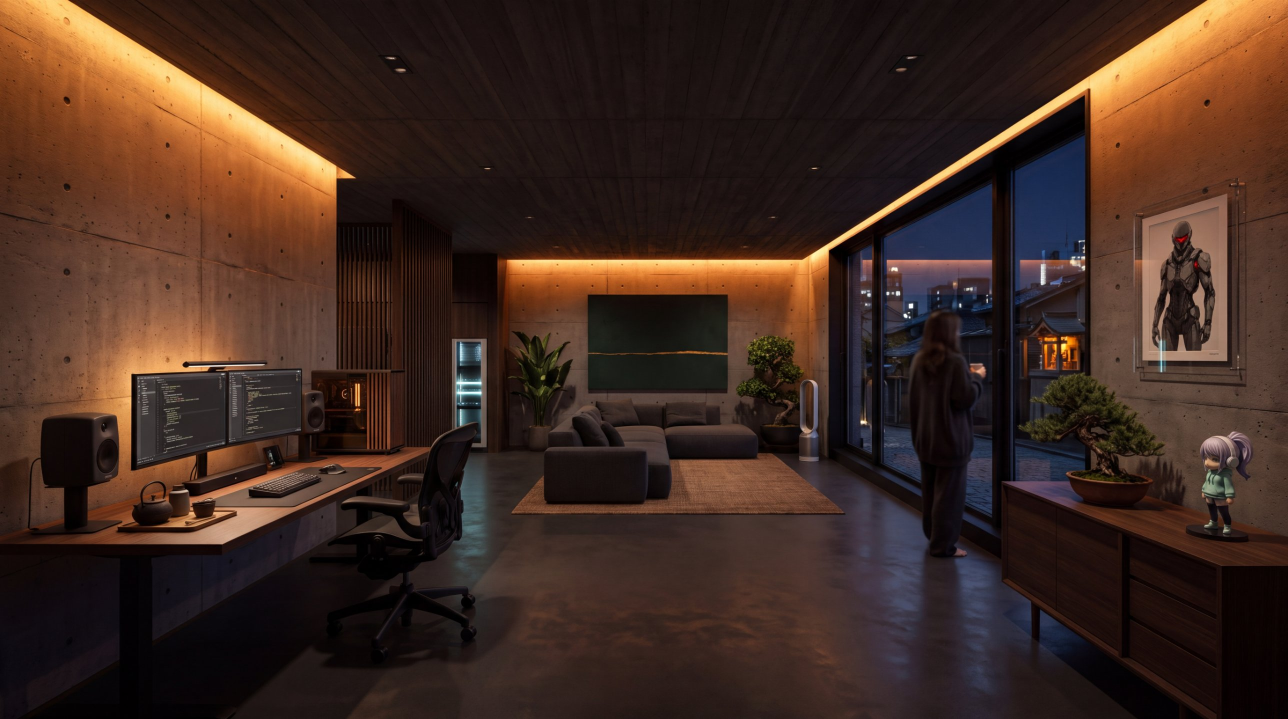
#> input picture assets/tokyo_megamix_kagurazaka.jpg, 2576 x 1438 px (shown at 1/2 size); its folder holds only this picture in this run
$ python -i images.py   (imports and definitions only)
#> lines starting #> are read from the running program, lines starting #| are printed output that depends on the picture; after the words box and inside, x2 and y2 are one past the last pixel; in counts of white or black regions, pixels touching at a corner belong together
#> further down, picture is the input picture: PIL image 2576x1438 RGB; mean R, G, B 64.1, 42.4, 33.1
"""Cover, Album-Art und Thumbnails: Bildmotiv über Nano Banana (Gemini Image), Typografie mit Pillow."""
import base64
import io
import math
import random
from pathlib import Path

import numpy as np
import requests
from PIL import Image, ImageDraw, ImageFilter, ImageFont

from . import config, costs

STYLE_SUFFIX = config.IMAGE_STYLE[config.DEFAULT_GENRE]   # Standard: heller, warmer Lounge-Look


def style_for(genre: str | None) -> str:
    """Bildstil je Genre (siehe config.IMAGE_STYLE)."""
    return config.IMAGE_STYLE.get(genre or "", STYLE_SUFFIX)


# [18 lines left out: function _find_inline_image, not called in this run]


# Alle Nano-Banana-Rohbilder dieses Laufs (ohne Schrift, ohne Farbkorrektur). upload_mix_package legt sie in Drive ab.
RAW_ART: list = []
RAW_DIR = Path(__file__).resolve().parent.parent / "build" / "raw_art"


# [14 lines left out: function _save_raw, not called in this run]


_ATEXIT_SET = False


# [56 lines left out: functions _flush_raw_to_drive, generate_art, not called in this run]


REMOVE_TEXT_PROMPT = ("Edit this image: remove ALL text, lettering, titles, script lettering and wordmarks (including any "
                      "'AIX WALKER' label) and reconstruct the background behind them naturally. Keep everything else "
                      "exactly identical: same scene, composition, objects, colors, light and photographic style. "
                      "No new text, no logos, no watermark.")


# [57 lines left out: functions remove_text, procedural_art, not called in this run]


def _font(path: Path, size: int, weight: str | None = None) -> ImageFont.FreeTypeFont:
    f = ImageFont.truetype(str(path), max(8, int(size)))
    want = weight or ("Bold" if "Manrope" in str(path) or "Cinzel" in str(path) else
                      "ExtraBold" if "Montserrat" in str(path) else None)
    if want:
        try:
            f.set_variation_by_name(want)
        except Exception:  # noqa: BLE001 – keine Variable Font
            pass
    return f


# [36 lines left out: functions _fit_text, _wrap, duration_label, not called in this run]


def _tracked_width(draw, text, font, track):
    return sum(draw.textlength(ch, font=font) for ch in text) + track * max(0, len(text) - 1)


# [163 lines left out: functions _draw_tracked, _fit_tracked, _soft_shadow, _shift, _title_lines, _title_block and 2 more, not called in this run]


def _smoothstep(x: np.ndarray, a: float, b: float) -> np.ndarray:
    t = np.clip((x - a) / (b - a), 0, 1)
    return t * t * (3 - 2 * t)


# [50 lines left out: functions orange_teal, trim_borders, not called in this run]


def color_grade(img: Image.Image, genre: str | None) -> Image.Image:
    """Farblook je Genre (config.COLOR_GRADE, Wert = Einstellungen für orange_teal); ohne Eintrag unverändert."""
    return orange_teal(trim_borders(img), **config.COLOR_GRADE[genre]) if genre in config.COLOR_GRADE else img


# [61 lines left out: functions master_art, _cover_crop, make_thumbnail, make_album_cover, make_track_cover, not called in this run]


def remove_track_label(img: Image.Image) -> Image.Image:
    """Ältere Track-Cover (bis 08.10.2026) tragen „TRACK 10“ fest oben rechts. In Zusammenschnitten (Samstags-/Monats-Mix)
    wird diese Nummer entfernt – keine Tracknummern im Komplettvideo (Rolf 08.10.2026). Retusche: die Schriftfläche wird
    aus der Umgebung aufgefüllt (OpenCV-Inpainting) und weich eingeblendet; ohne OpenCV starkes Verwischen."""
    img = img.convert("RGB").copy()
    w, h = img.size
#> w = 2576; h = 1438
    m = int(min(w, h) * 0.05)
#> m = 71
    d = ImageDraw.Draw(img)
    fd = _font(config.FONT_TITLE, h * 0.05, "Bold")
    tw = max(_tracked_width(d, f"TRACK {n}", fd, fd.size * 0.12) for n in ("00", "88", "99", "08", "10"))
#> tw = 410
    grow = int(max(10, h * 0.02))
#> grow = 28
    text_box = (int(max(0, w - m - tw - grow)), int(max(0, m - grow)), w, int(min(h, m + fd.size * 1.3 + grow)))
#> text_box = (2067, 43, 2576, 191)
    pad = int(max(14, h * 0.04))
#> pad = 57
    box = (max(0, text_box[0] - pad), 0, w, min(h, text_box[3] + pad))
#> box = (2010, 0, 2576, 248)
    region = img.crop(box)
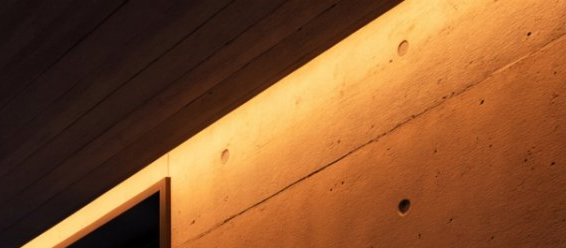
#> region: PIL image 566x248 RGB; mean R, G, B 135.4, 83.4, 43.3
    tmask = Image.new("L", region.size, 0)
#> tmask: PIL image 566x248 L; every value is 0
    ImageDraw.Draw(tmask).rectangle([text_box[0] - box[0], text_box[1] - box[1], region.size[0], text_box[3] - box[1]],
                                    fill=255)
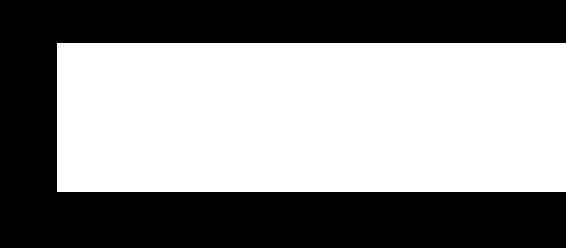
#> tmask: PIL image 566x248 L; 54% white; 1 black region, box (x1, y1, x2, y2) and area: (0, 0, 566, 248) 64527
    try:
        import cv2
        arr = cv2.cvtColor(np.asarray(region), cv2.COLOR_RGB2BGR)
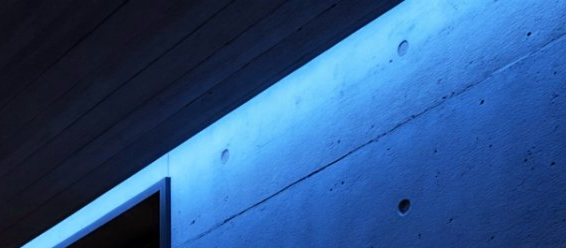
#> arr: shape (248, 566, 3); mean R, G, B 43.3, 83.4, 135.4
        fixed = cv2.inpaint(arr, np.asarray(tmask), int(max(6, fd.size * 0.25)), cv2.INPAINT_TELEA)
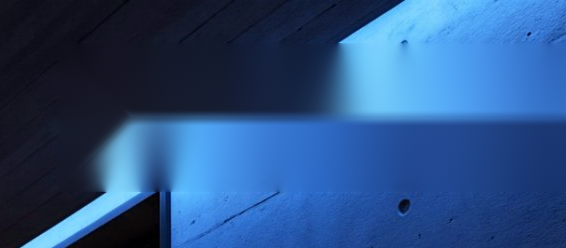
#> fixed: shape (248, 566, 3); mean R, G, B 42.3, 80.3, 131.1
        filled = Image.fromarray(cv2.cvtColor(fixed, cv2.COLOR_BGR2RGB)).filter(ImageFilter.GaussianBlur(fd.size * 0.45))
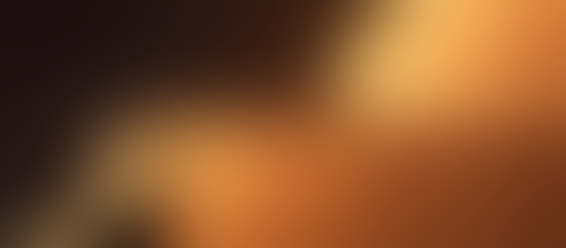
#> filled: PIL image 566x248 RGB; mean R, G, B 130.3, 79.7, 42
    except Exception:  # noqa: BLE001 – Ersatz ohne OpenCV
        filled = region.filter(ImageFilter.GaussianBlur(max(20, fd.size * 1.6)))
    from PIL import ImageChops
    soft = tmask.filter(ImageFilter.MaxFilter(9)).filter(ImageFilter.GaussianBlur(pad * 0.6))
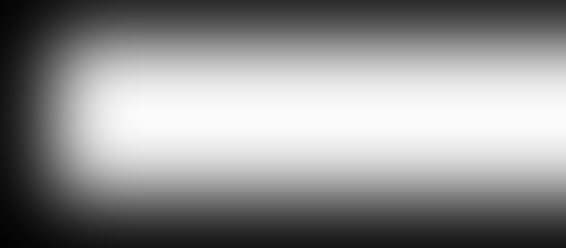
#> soft: PIL image 566x248 L; min 2, max 251, mean 144
    core = tmask.filter(ImageFilter.MinFilter(2 * (grow // 2) + 1)).filter(ImageFilter.GaussianBlur(grow * 0.7))
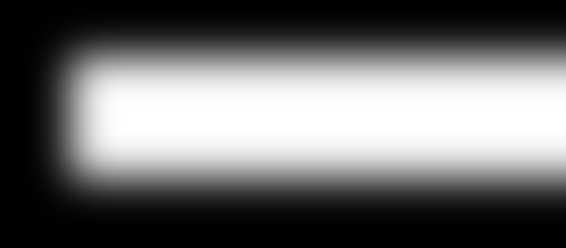
#> core: PIL image 566x248 L; min 0, max 255, mean 108.8
    soft = ImageChops.lighter(soft, core)           # Schrift voll deckend, Kanten weich (Rand = Puffer `grow`)
    img.paste(filled, box[:2], soft)
    return img


# [39 lines left out: functions add_subscribe_badge, make_video_frame, not called in this run]

>>> from PIL import Image
>>> picture = Image.open('../assets/tokyo_megamix_kagurazaka.jpg')
>>> result = remove_track_label(picture)
